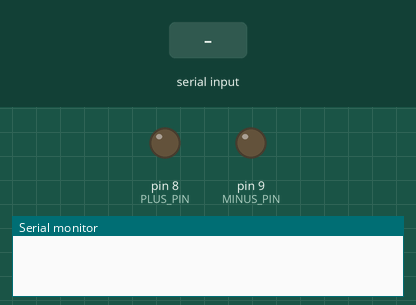
Simulated run of this sketch. Board: Arduino Uno, built with avr-gcc and run on an emulated ATmega328P. On the bench: output pins drawn as LEDs (lit = HIGH), the last lines printed to the serial monitor. The inputs (shaded band) are chosen by the test bench.

Above: at 1.2 s.
1.3 s: "+" received over Serial
At 2.6 s:
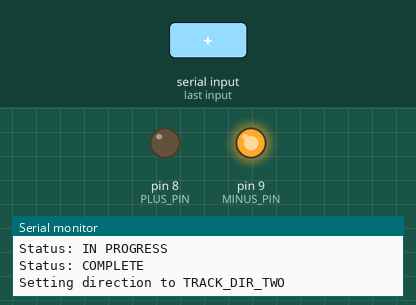
2.9 s: "-" received over Serial
At 3.9 s:
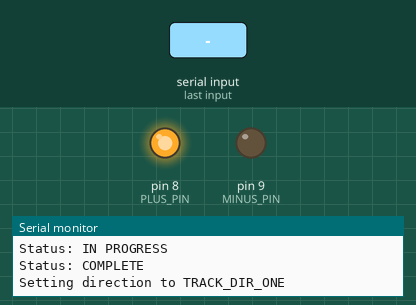
Timing chart, 0 to 5.9 s (numbered marks = the images above; inputs shaded):
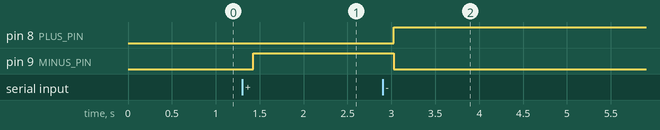

The sketch:

ModelTrainControl.ino
```cpp
#include "types.h"

const int POWER_PIN = 10;
const int PLUS_PIN = 8;
const int MINUS_PIN = 9;
const int MAX_POWER = 255;
const int MIN_POWER = 0;
const float MAX_PERCENT = 100.0f;
const float MIN_PERCENT = 0.0f;
const int CHAR_OFFSET = 48;
const unsigned long SPEED_CHANGE_INTERVAL = 250;

int currentPowerPercent = 0;
int requestedPowerPercent = 0;
track_direction_t trackDirection = TRACK_DIR_NONE;
track_direction_t requestedTrackDirection = TRACK_DIR_NONE;
request_status_t requestStatus = REQUEST_STATUS_NONE;
unsigned long triggerTime = 0;
int speedChangeValue = 0;
unsigned long cycleCount = 0;

void setup()
{
  // set timer divisor to 1 for PWM Freq of 3906.25 Hz
  //TCCR1B = TCCR1B & B11111000 | B00000001;
  Serial.begin(9600);

  pinMode(POWER_PIN, OUTPUT);
  pinMode(PLUS_PIN, OUTPUT);
  pinMode(MINUS_PIN, OUTPUT);
}

void loop()
{
  //char buf[50];
  //sprintf(buf, "cycle: %d", cycleCount++);
  //Serial.println(buf);

  // Check for serial input
  int incomingByte = 0;
  if (Serial.available() > 0)
  {
    //get the incoming byte and process it
    incomingByte = Serial.read();
    char newByte = (char)incomingByte;

    if (newByte == 'X' || newByte == 'x')
    {
      Serial.println("x received, setting status to ready...");
      requestStatus = REQUEST_STATUS_READY;
    }
    else if (newByte == 's' || newByte == 'S')
    {
      Serial.println("s received, setting status to emergency stop...");
      requestStatus = REQUEST_STATUS_EMERGENCY_STOP;
    }
    else if (newByte >= '0' && newByte <= '9')
    {
      Serial.println("number received, setting status to none...");
      if (requestedPowerPercent > 0)
      {
        requestedPowerPercent *= 10;
      }
      requestedPowerPercent += newByte - CHAR_OFFSET;
      requestStatus = REQUEST_STATUS_NONE;
    }
    else if (newByte == '+')
    {
      if (trackDirection != TRACK_DIR_TWO)
      {
        Serial.println("plus received, setting status to ready...");
        requestedPowerPercent = 0;
        requestedTrackDirection = TRACK_DIR_TWO;
        requestStatus = REQUEST_STATUS_READY;
      }
      else
      {
        Serial.println("plus received, already at DIR_TWO, setting status to none...");
        requestStatus = REQUEST_STATUS_NONE;
      }
    }
    else if (newByte == '-')
    {
      if (trackDirection != TRACK_DIR_ONE)
      {
        Serial.println("minus received, setting status to ready...");
        requestedPowerPercent = 0;
        requestedTrackDirection = TRACK_DIR_ONE;
        requestStatus = REQUEST_STATUS_READY;
      }
      else
      {
        Serial.println("minus received, already at DIR_ONE, setting status to none...");
        requestStatus = REQUEST_STATUS_NONE;
      }
    }
  }

  // Update output direction and power based on settings
  if (requestStatus == REQUEST_STATUS_READY)
  {
    Serial.println("Status: READY");
    // For now, just ramp up the power by 1 percent every 250 ms
    triggerTime = millis() + SPEED_CHANGE_INTERVAL;
    char buf[100];
    sprintf(buf, "reqPow: %d currPow: %d", requestedPowerPercent, currentPowerPercent);
    Serial.println(buf);

    if (requestedPowerPercent > currentPowerPercent)
    {
      Serial.println("positive speed change value...");
      speedChangeValue = 1;
    }
    else
    {
      Serial.println("negative speed change value...");
      speedChangeValue = -1;
    }

    requestStatus = REQUEST_STATUS_IN_PROGRESS;
  }
  else if (requestStatus == REQUEST_STATUS_IN_PROGRESS)
  {
    Serial.println("Status: IN PROGRESS");
    unsigned long currentTime = millis();
    if (currentTime > triggerTime)
    {
      currentPowerPercent += speedChangeValue;
      setTrackPower(percentToPower(currentPowerPercent));
      triggerTime = currentTime + SPEED_CHANGE_INTERVAL;
    }

    // need to consider the sign of the speed change
    if (speedChangeValue > 0)
    {
      if (currentPowerPercent >= requestedPowerPercent || currentPowerPercent >= MAX_PERCENT)
      {
        requestStatus = REQUEST_STATUS_COMPLETE;
      }
    }
    else if (speedChangeValue < 0)
    {
      if (currentPowerPercent <= MIN_PERCENT || currentPowerPercent <= requestedPowerPercent)
      {
        requestStatus = REQUEST_STATUS_COMPLETE;
      }
    }
  }
  else if (requestStatus == REQUEST_STATUS_COMPLETE)
  {
    Serial.println("Status: COMPLETE");
    // Speed adjustment is complete, set direction as requested
    setTrackDirection(requestedTrackDirection);
    requestStatus = REQUEST_STATUS_NONE;
    requestedPowerPercent = 0;
  }
  else if (requestStatus == REQUEST_STATUS_EMERGENCY_STOP)
  {
    Serial.println("Status: EMERGENCY STOP");
    // Set power to 0 immediately
    setTrackPower(0);
    currentPowerPercent = 0;
    requestedTrackDirection = TRACK_DIR_NONE;
    requestStatus = REQUEST_STATUS_COMPLETE;
  }
  else if (requestStatus == REQUEST_STATUS_NONE)
  {
    //Serial.println("Status: NONE");
    // do nothing, just hang out until there is a request
  }
  else
  {
    //Serial.println("DEFAULT");
  }
}

// Convert percentage to a power output
int percentToPower(int percent)
{
  if (percent > MAX_PERCENT)
  {
    return MAX_POWER;
  }
  else if (percent < MIN_PERCENT)
  {
    return MIN_POWER;
  }
  else
  {
    return ((percent/100.0f) * MAX_POWER);
  }
}

void setTrackPower(int trackPower)
{
  int power = trackPower;
  if (power >= MAX_POWER)
  {
    power = MAX_POWER;
  }
  else if (power <= MIN_POWER)
  {
    power = MIN_POWER;
  }
  char buf[100];
  sprintf(buf, "Setting Power Pin to: %d...", power);
  Serial.println(buf);
  analogWrite(POWER_PIN, power);
}

void setTrackDirection(track_direction_t trackDir)
{
  switch(trackDir)
  {
    case TRACK_DIR_ONE:
      Serial.println("Setting direction to TRACK_DIR_ONE");
      digitalWrite(PLUS_PIN, HIGH);
      digitalWrite(MINUS_PIN, LOW);
      break;
    case TRACK_DIR_TWO:
      Serial.println("Setting direction to TRACK_DIR_TWO");
      digitalWrite(PLUS_PIN, LOW);
      digitalWrite(MINUS_PIN, HIGH);
      break;
    case TRACK_DIR_NONE: // Intentional Fall-thru
    default:
      Serial.println("Setting direction to TRACK_DIR_NONE");
      digitalWrite(PLUS_PIN, LOW);
      digitalWrite(MINUS_PIN, LOW);
      break;
  };
}
```

types.h
```cpp
#ifndef TYPES_H
#define TYPES_H

enum request_status_t
{
  REQUEST_STATUS_NONE,
  REQUEST_STATUS_READY,
  REQUEST_STATUS_IN_PROGRESS,
  REQUEST_STATUS_COMPLETE,
  REQUEST_STATUS_EMERGENCY_STOP
};

enum track_direction_t
{
  TRACK_DIR_NONE,
  TRACK_DIR_ONE,
  TRACK_DIR_TWO
};

#endif
```

Measured:
- after the input at 1.3 s, pin 9 (MINUS_PIN): LOW → HIGH after 0.13 s
- after the input at 2.9 s, pin 8 (PLUS_PIN): LOW → HIGH after 0.13 s; pin 9 (MINUS_PIN): HIGH → LOW after 0.13 s
